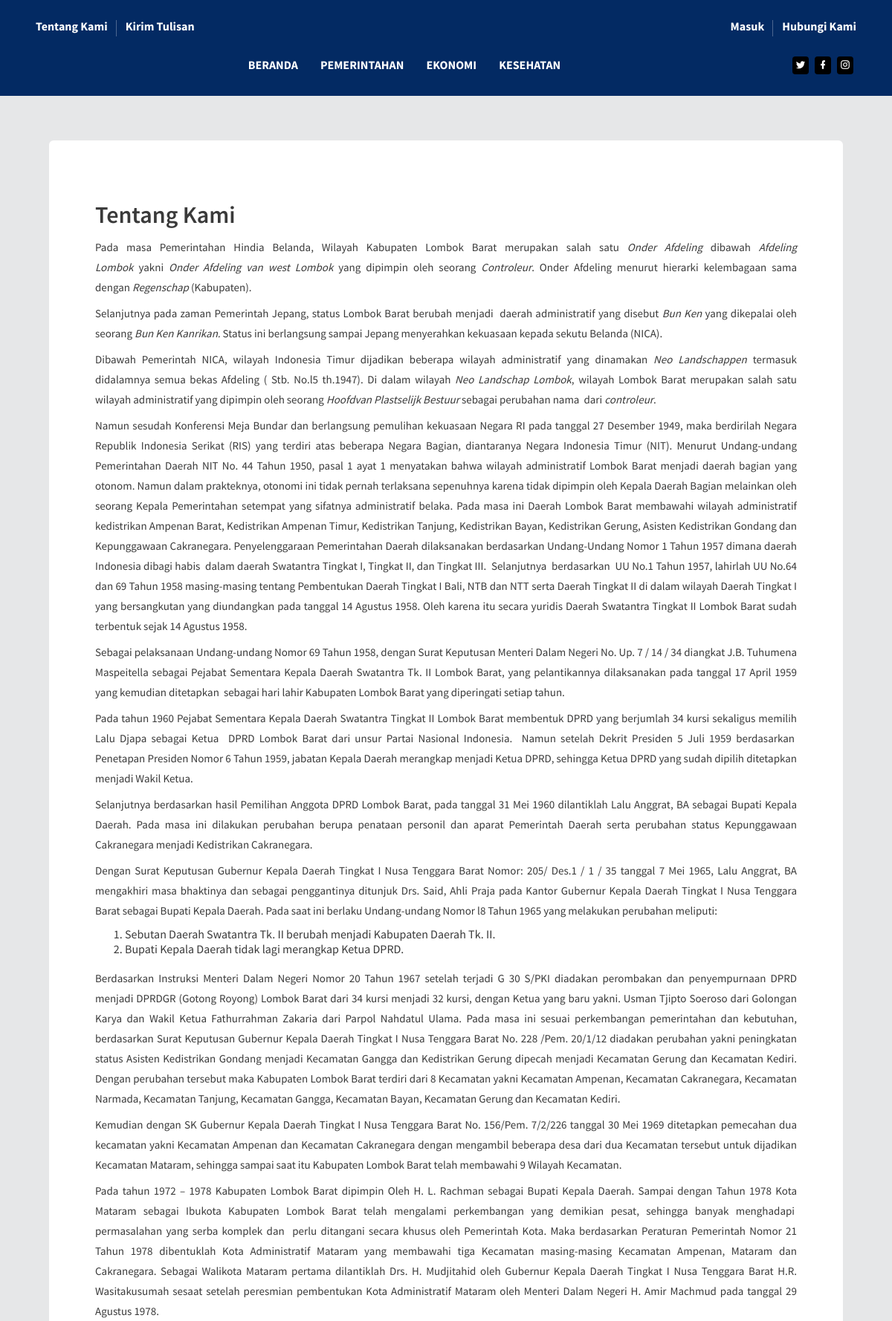
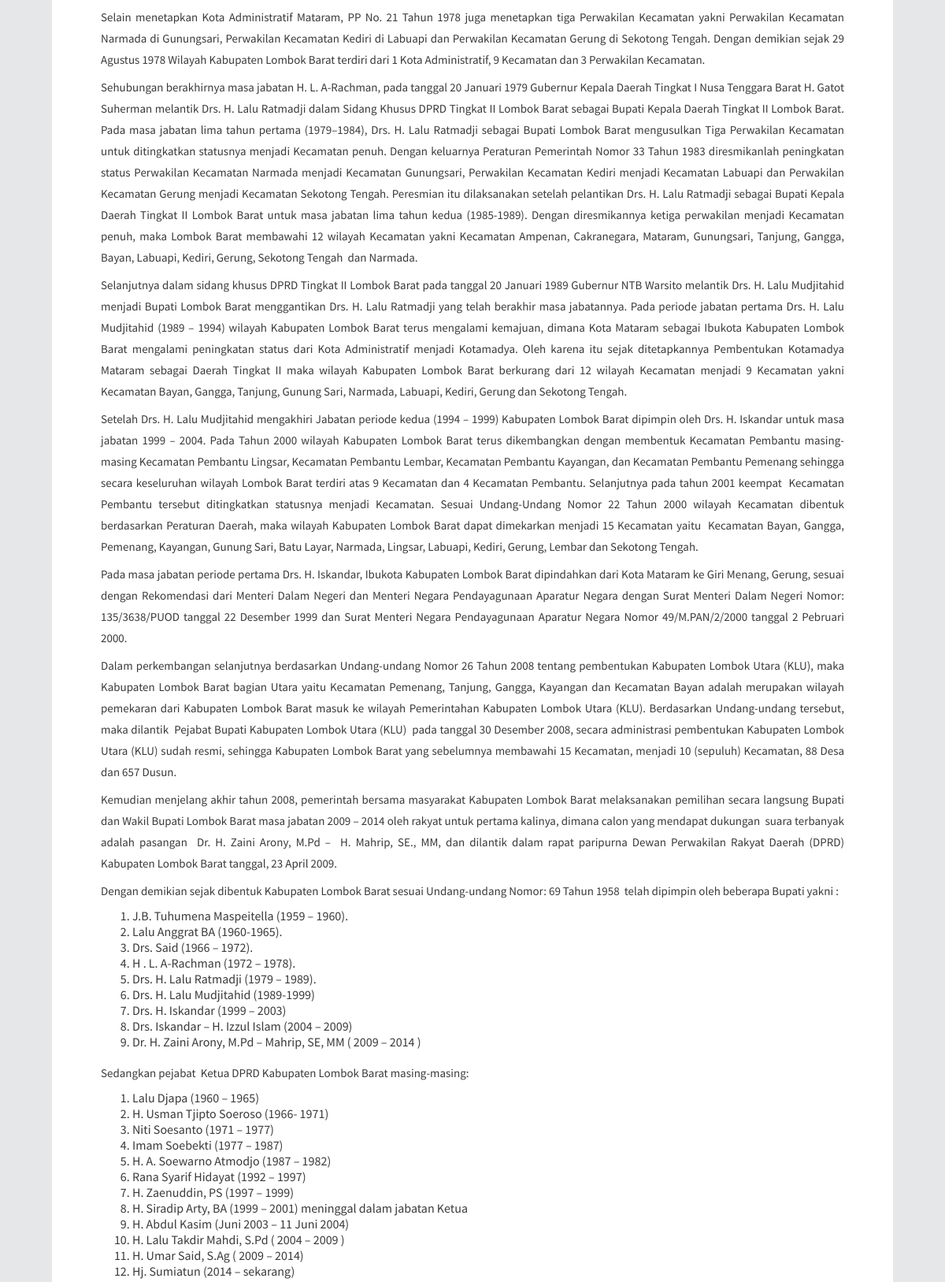
Page /tentang-kami/ (upper part) on the committed database (2 pictures, top to bottom).
### news/models.py (models this page shows, shortened)
class BaseModel(models.Model):
    id = models.BigAutoField(primary_key=True, editable=False)
    uuid = models.UUIDField(unique=True, default=uuid.uuid4, editable=False)
    created_at = models.DateTimeField(auto_now_add=True)
    updated_at = models.DateTimeField(auto_now=True)
    class Meta:
        app_label = 'news'
        abstract = True
        ordering = ['-created_at']

class Categories(BaseModel):
    name = models.CharField(max_length=50)
    slug = models.SlugField(max_length=50, default='', unique=True, blank=True, editable=False)

class SocialMedia(BaseModel):
    kind = models.SmallIntegerField(choices=OptSocialMediaKinds.choices)
    link =  models.URLField(max_length=255)
    status = models.CharField(max_length=20, choices=StatusPublish.choices, default=StatusPublish.PUBLISHED)

class Pages(BaseModel):
    admin = models.ForeignKey(User, on_delete=models.PROTECT) # translatenya sama aja=admin juga
    view_count = models.PositiveIntegerField(default=0, editable=False)         # jumlah views / read
    share_count = models.PositiveIntegerField(default=0, editable=False)
    slug = models.SlugField(max_length=255, default='', unique=True, blank=True, editable=False)
    title = models.CharField(max_length=500)
    kind = models.CharField(max_length=20, choices=PagesKind.choices)
    content = RichTextUploadingField(blank=True, null=True)

### news/views.py (the view)
# urls.py: path('tentang-kami/', views.about_us, name='about_us'),
def about_us(request):
    context = {}
    category = Categories.objects.order_by('id')[:3]
    context['category'] = category
    model_criteria = {'object_id' : OuterRef('id')}
    logo = Logo.objects.annotate(foto=get_photo('logo')) \
                .order_by('-created_at')[:1]
    context['logo'] = logo
    social_media = SocialMedia.objects.all().order_by('-created_at')
    context['social_media'] = social_media
    about_us = Pages.objects.filter(kind='about us')[:1]
    if about_us:
        context['about_us'] = about_us.get()
    category_list = Categories.objects.order_by('id')
    context['category_list'] = category_list
    recent_posts = News.objects.annotate(foto=get_photo('news')) \
                .order_by('-created_at')[:4]
    context['recent_posts'] = recent_posts
    return render(request, 'news/about_us.html', context)

### news/views.py (called while the page is built)
def get_photo(model_name): # model name in string
    return Subquery(Photo.objects.filter(object_id=OuterRef('id'), content_type__model=model_name) \
        .values('file_path')[:1])

### templates/news/about_us.html (shortened to what this page needs)
{% extends 'news/base.html' %}
{% load static %}
{% block content %}
  <div class="content-wrapper">
    <div class="container">
      <div class="row">
        <div class="col-sm-12">
          <div class="card" data-aos="fade-up">
            <div class="card-body">
              <div class="aboutus-wrapper">
                <h1 class="mt-5">
                  {{about_us.title}}
                </h1>
                <p class="font-weight-600 fs-15">
                  {{about_us.content|safe}}
                </p>
              </div>
            </div>
          </div>
        </div>
      </div>
    </div>
  </div>
{% endblock %}

### templates/news/base.html (shortened to what this page needs)
<!DOCTYPE html>
<html lang="id">
  <head>
    {% include 'news/snippets/style.html' %}
  </head>
  <body>
    <div class="container-scroller">
      <div class="main-panel">
        {% include 'news/snippets/navbar.html' %}
        <div class="content-wrapper">
          <div class="container">
            {% block content %}{% endblock %}
          </div>
        </div>
      </div>
    </div>
  </body>
</html>

### templates/news/snippets/style.html (shortened to what this page needs)
{% load static %}
<link
rel="stylesheet"
href="{% static '/news/assets/vendors/mdi/css/materialdesignicons.min.css' %}"
/>
<link rel="stylesheet" href="{% static '/news/assets/vendors/aos/dist/aos.css/aos.css' %}" />
<link rel="stylesheet" href="{% static '/news/assets/css/style.css' %}">

### templates/news/snippets/navbar.html (shortened to what this page needs)
{% load static %}
<header id="header">
    <div class="container">
      <nav class="navbar navbar-expand-lg navbar-light">
        <div class="navbar-top">
          <div class="d-flex justify-content-between align-items-center">
            <ul class="navbar-top-left-menu">
              <li class="nav-item">
                <a href="/tentang-kami/" class="nav-link">Tentang Kami</a>
              </li>
              <li class="nav-item">
                <a href="/kirim-tulisan/" class="nav-link">Kirim Tulisan</a>
              </li>
            </ul>
            <ul class="navbar-top-right-menu">
              <li class="nav-item">
                <a href="/dashboard/" class="nav-link">Masuk</a>
              </li>
              <li class="nav-item">
                <a href="/hubungi-kami/" class="nav-link">Hubungi Kami</a>
              </li>
            </ul>
          </div>
        </div>
        <div class="navbar-bottom">
          <div class="d-flex justify-content-between align-items-center">
            <div>
              <div
                class="navbar-collapse justify-content-center collapse"
                id="navbarSupportedContent"
              >
                <ul
                  class="navbar-nav d-lg-flex justify-content-between align-items-center"
                >
                  <li class="nav-item active">
                    <a class="nav-link" href="/">Beranda</a>
                  </li>
                  {% for i in category %}
                    <li class="nav-item">
                      <a class="nav-link" href="/news/list/{{i.slug}}/">{{i.name}}</a>
                    </li>
                  {% endfor %}
                </ul>
              </div>
            </div>
            <ul class="social-media">
                {% for i in social_media %}
              <li>
                <a href="{{i.link}}" target="_BLANK">
                  <i class="mdi mdi-{{i.get_kind_display|lower}}"></i>
                </a>
              </li>
                {% endfor %}
            </ul>
          </div>
        </div>
      </nav>
    </div>
</header>

### templates/news/snippets/footer.html (shortened to what this page needs)
{% load static %}

### templates/news/snippets/script.html (shortened to what this page needs)
{% load static %}

### templates/news/snippets/style.html (style rules this page uses)
a { color: white; }
.content-wrapper { padding: 30px 0; }
.aboutus-wrapper { padding: 0 30px; }

### rows in the picture
Categories: name "PEMERINTAHAN"
Categories: name "EKONOMI"
Categories: name "KESEHATAN"
SocialMedia: kind 2 (drawn)
SocialMedia: kind 1 (drawn)
SocialMedia: kind 5 (drawn)
Pages: title "Tentang Kami", content "Pada masa Pemerintahan Hindia Belanda, Wilayah Kabupaten Lombok Barat merupakan salah satu Onder Afdeling dibawah Afdeling Lombok yakni Onder Afdeling van west Lombok yang dipimpin oleh seorang Controleur . Onder Afdeling menurut hierarki kelembagaan sama dengan Regenschap (Kabupaten). Selanjutnya pada zaman Pemerintah Jepang, status Lombok Barat berubah menjadi daerah administratif yang disebut Bun Ken yang dikepalai oleh seorang Bun Ken Kanrikan. Status ini berlangsung sampai Jepang menyerahkan kekuasaan kepada sekutu Belanda (NICA). Dibawah Pemerintah NICA, wilayah Indonesia Timur dijadikan beberapa wilayah administratif yang dinamakan Neo Landschappen termasuk didalamnya semua bekas…"
